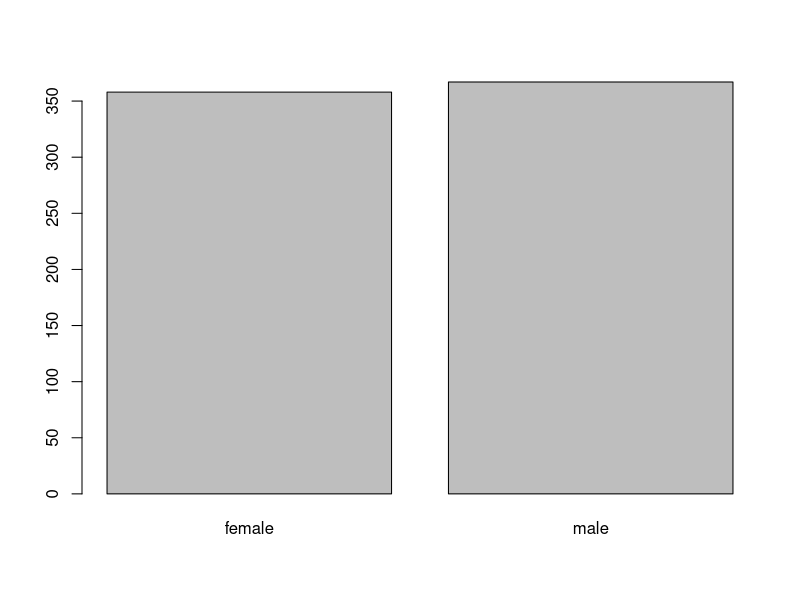
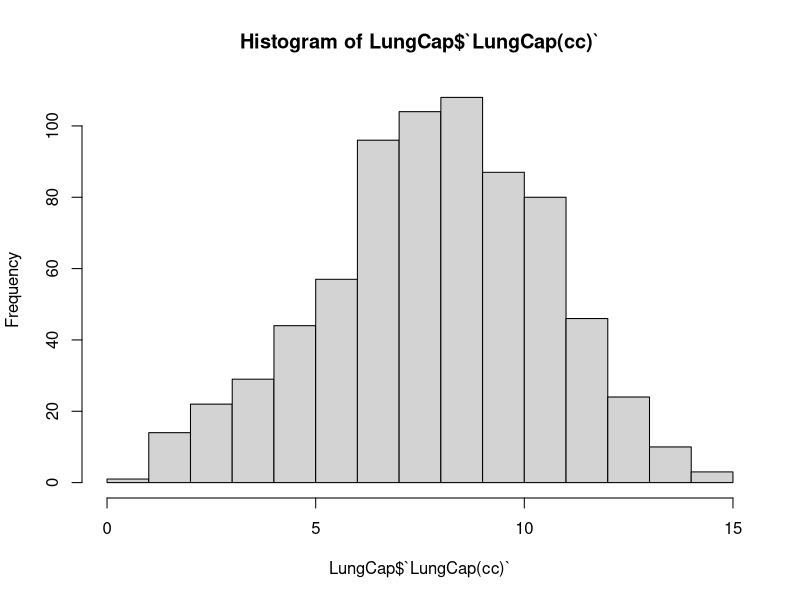
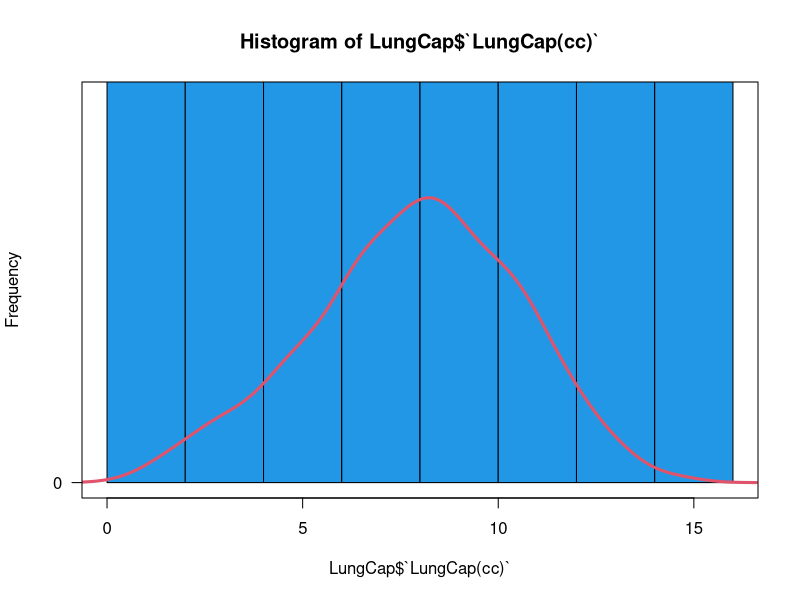
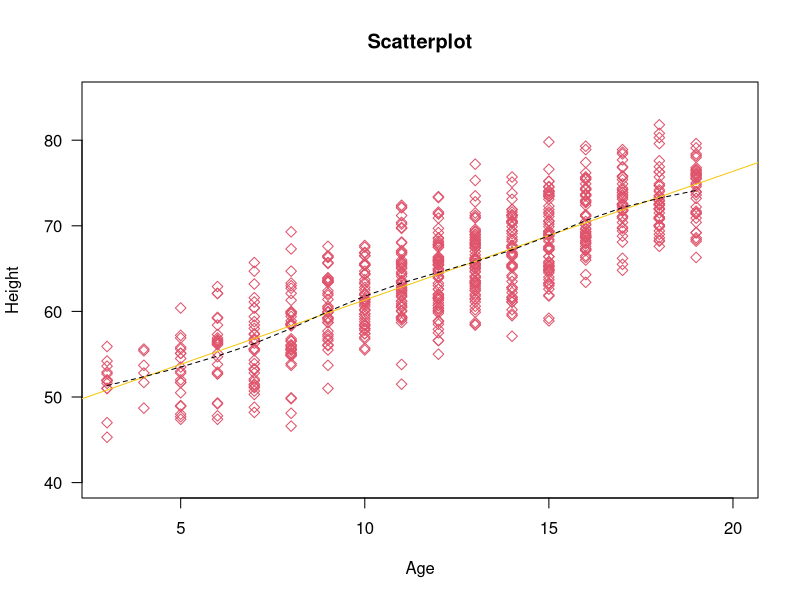
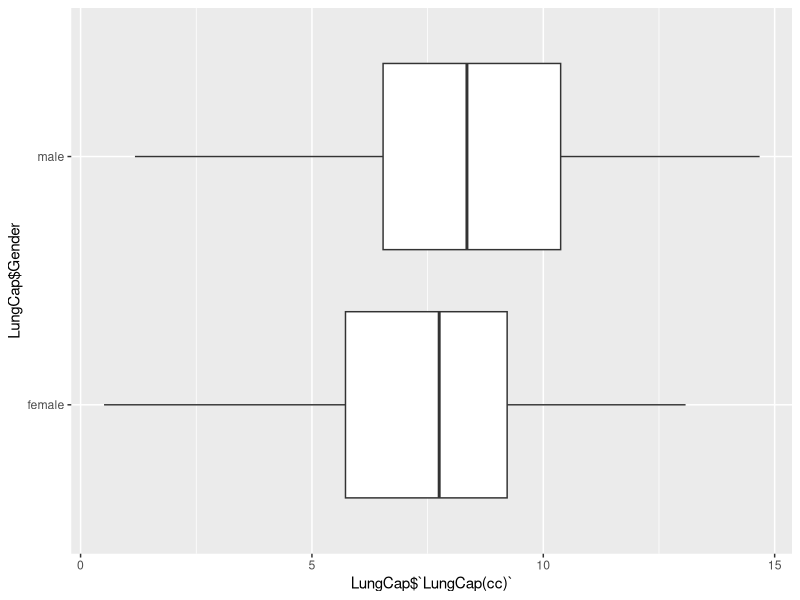

Recreate these plots in R, in order.
## ---- chunk 1
library(readxl)
## ---- chunk 2
LungCap = read_excel("LungCap.xls")
## ---- chunk 3
LungCap
## ---- chunk 4
dim(LungCap)
## ---- chunk 5
names(LungCap)
## ---- chunk 6
summary(LungCap)
## ---- chunk 7
table(LungCap$Smoke)
## ---- chunk 8
table(LungCap$Gender)
## ---- chunk 9
table(LungCap$Caesarean)
## ---- chunk 10
prop.table(table(LungCap$Gender))
## ---- chunk 11
gender = (table(LungCap$Gender))
## ---- chunk 12
barplot(gender)
## ---- chunk 13
hist(LungCap$`LungCap(cc)`)
## ---- chunk 14
hist(LungCap$`LungCap(cc)`,ylim = c(0,0.2), col = 4, breaks = seq(from = 0, to = 16, by = 2),las = 1, labels = TRUE )
lines(density(LungCap$`LungCap(cc)`), col = 2, lwd = 3)
box()
## ---- chunk 15
library(ggplot2)
## ---- chunk 16
plot(x = LungCap$`Age( years)`, y=LungCap$`Height(inches)`, main = "Scatterplot", xlab = "Age", ylab = "Height", las = 1,xlim = c(3,20), ylim = c(40, 85), col = 2 , pch = 5)

abline(lm(LungCap$`Height(inches)` ~ LungCap$`Age( years)`), col = 7)
lines(smooth.spline(LungCap$`Age( years)`, LungCap$`Height(inches)`), lty = 2, col =1)
## ---- chunk 17
ggplot(data = LungCap, aes(x = LungCap$`LungCap(cc)`, y=LungCap$Gender)) + geom_boxplot()
